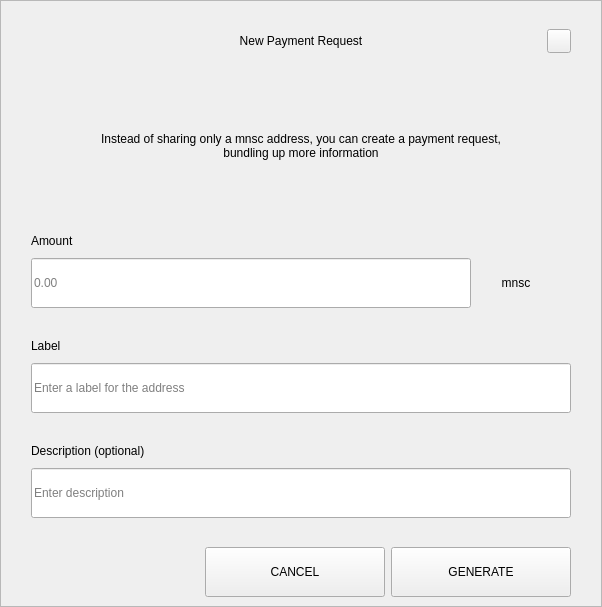
<?xml version="1.0" encoding="UTF-8"?>
<ui version="4.0">
 <class>RequestDialog</class>
 <widget class="QDialog" name="RequestDialog">
  <property name="geometry">
   <rect>
    <x>0</x>
    <y>0</y>
    <width>602</width>
    <height>607</height>
   </rect>
  </property>
  <property name="windowTitle">
   <string>Dialog</string>
  </property>
  <layout class="QVBoxLayout" name="verticalLayout_5">
   <property name="spacing">
    <number>0</number>
   </property>
   <property name="leftMargin">
    <number>0</number>
   </property>
   <property name="topMargin">
    <number>0</number>
   </property>
   <property name="rightMargin">
    <number>0</number>
   </property>
   <property name="bottomMargin">
    <number>0</number>
   </property>
   <item>
    <widget class="QFrame" name="frame">
     <property name="styleSheet">
      <string notr="true"/>
     </property>
     <property name="frameShape">
      <enum>QFrame::StyledPanel</enum>
     </property>
     <property name="frameShadow">
      <enum>QFrame::Raised</enum>
     </property>
     <layout class="QVBoxLayout" name="verticalLayout_4" stretch="1,0,0">
      <property name="spacing">
       <number>0</number>
      </property>
      <property name="leftMargin">
       <number>30</number>
      </property>
      <property name="topMargin">
       <number>20</number>
      </property>
      <property name="rightMargin">
       <number>30</number>
      </property>
      <property name="bottomMargin">
       <number>0</number>
      </property>
      <item>
       <layout class="QHBoxLayout" name="horizontalLayout_3">
        <property name="spacing">
         <number>0</number>
        </property>
        <item>
         <spacer name="horizontalSpacer_21">
          <property name="orientation">
           <enum>Qt::Horizontal</enum>
          </property>
          <property name="sizeHint" stdset="0">
           <size>
            <width>40</width>
            <height>20</height>
           </size>
          </property>
         </spacer>
        </item>
        <item>
         <widget class="QLabel" name="labelTitle">
          <property name="minimumSize">
           <size>
            <width>0</width>
            <height>40</height>
           </size>
          </property>
          <property name="maximumSize">
           <size>
            <width>16777215</width>
            <height>40</height>
           </size>
          </property>
          <property name="styleSheet">
           <string notr="true">padding-left:24px;</string>
          </property>
          <property name="text">
           <string>New Payment Request</string>
          </property>
          <property name="alignment">
           <set>Qt::AlignCenter</set>
          </property>
          <property name="margin">
           <number>7</number>
          </property>
         </widget>
        </item>
        <item>
         <spacer name="horizontalSpacer">
          <property name="orientation">
           <enum>Qt::Horizontal</enum>
          </property>
          <property name="sizeHint" stdset="0">
           <size>
            <width>40</width>
            <height>20</height>
           </size>
          </property>
         </spacer>
        </item>
        <item>
         <widget class="QPushButton" name="btnEsc">
          <property name="minimumSize">
           <size>
            <width>24</width>
            <height>24</height>
           </size>
          </property>
          <property name="maximumSize">
           <size>
            <width>24</width>
            <height>24</height>
           </size>
          </property>
          <property name="focusPolicy">
           <enum>Qt::NoFocus</enum>
          </property>
          <property name="text">
           <string/>
          </property>
         </widget>
        </item>
       </layout>
      </item>
      <item>
       <widget class="QStackedWidget" name="stack">
        <property name="minimumSize">
         <size>
          <width>540</width>
          <height>0</height>
         </size>
        </property>
        <property name="maximumSize">
         <size>
          <width>540</width>
          <height>16777215</height>
         </size>
        </property>
        <property name="currentIndex">
         <number>0</number>
        </property>
        <widget class="QWidget" name="page_1">
         <property name="minimumSize">
          <size>
           <width>540</width>
           <height>0</height>
          </size>
         </property>
         <property name="maximumSize">
          <size>
           <width>540</width>
           <height>16777215</height>
          </size>
         </property>
         <layout class="QVBoxLayout" name="layout1">
          <property name="spacing">
           <number>0</number>
          </property>
          <property name="leftMargin">
           <number>0</number>
          </property>
          <property name="topMargin">
           <number>0</number>
          </property>
          <property name="rightMargin">
           <number>0</number>
          </property>
          <property name="bottomMargin">
           <number>0</number>
          </property>
          <item>
           <spacer name="verticalSpacer_21">
            <property name="orientation">
             <enum>Qt::Vertical</enum>
            </property>
            <property name="sizeType">
             <enum>QSizePolicy::Fixed</enum>
            </property>
            <property name="sizeHint" stdset="0">
             <size>
              <width>20</width>
              <height>30</height>
             </size>
            </property>
           </spacer>
          </item>
          <item alignment="Qt::AlignHCenter">
           <widget class="QLabel" name="labelMessage">
            <property name="minimumSize">
             <size>
              <width>400</width>
              <height>50</height>
             </size>
            </property>
            <property name="text">
             <string>Instead of sharing only a mnsc address, you can create a payment request, bundling up more information</string>
            </property>
            <property name="alignment">
             <set>Qt::AlignCenter</set>
            </property>
            <property name="wordWrap">
             <bool>true</bool>
            </property>
           </widget>
          </item>
          <item alignment="Qt::AlignBottom">
           <widget class="QWidget" name="containerAmount" native="true">
            <layout class="QVBoxLayout" name="verticalLayout">
             <property name="spacing">
              <number>9</number>
             </property>
             <property name="leftMargin">
              <number>0</number>
             </property>
             <property name="topMargin">
              <number>0</number>
             </property>
             <property name="rightMargin">
              <number>0</number>
             </property>
             <property name="bottomMargin">
              <number>0</number>
             </property>
             <item>
              <widget class="QLabel" name="labelSubtitleAmount">
               <property name="minimumSize">
                <size>
                 <width>350</width>
                 <height>16</height>
                </size>
               </property>
               <property name="maximumSize">
                <size>
                 <width>16777215</width>
                 <height>16</height>
                </size>
               </property>
               <property name="text">
                <string>Amount</string>
               </property>
              </widget>
             </item>
             <item alignment="Qt::AlignTop">
              <widget class="QWidget" name="layoutAmount" native="true">
               <layout class="QHBoxLayout" name="horizontalLayout" stretch="2,0">
                <property name="spacing">
                 <number>0</number>
                </property>
                <property name="leftMargin">
                 <number>0</number>
                </property>
                <property name="topMargin">
                 <number>0</number>
                </property>
                <property name="rightMargin">
                 <number>0</number>
                </property>
                <property name="bottomMargin">
                 <number>0</number>
                </property>
                <item>
                 <widget class="QLineEdit" name="lineEditAmount">
                  <property name="minimumSize">
                   <size>
                    <width>0</width>
                    <height>50</height>
                   </size>
                  </property>
                  <property name="maximumSize">
                   <size>
                    <width>16777215</width>
                    <height>50</height>
                   </size>
                  </property>
                  <property name="placeholderText">
                   <string notr="true">0.00</string>
                  </property>
                 </widget>
                </item>
                <item>
                 <widget class="QWidget" name="comboContainer" native="true">
                  <property name="minimumSize">
                   <size>
                    <width>100</width>
                    <height>50</height>
                   </size>
                  </property>
                  <property name="maximumSize">
                   <size>
                    <width>16777215</width>
                    <height>50</height>
                   </size>
                  </property>
                  <layout class="QHBoxLayout" name="horizontalLayout_31">
                   <property name="spacing">
                    <number>0</number>
                   </property>
                   <property name="leftMargin">
                    <number>0</number>
                   </property>
                   <property name="topMargin">
                    <number>0</number>
                   </property>
                   <property name="rightMargin">
                    <number>10</number>
                   </property>
                   <property name="bottomMargin">
                    <number>0</number>
                   </property>
                   <item>
                    <widget class="QLabel" name="comboBoxCoin">
                     <property name="text">
                      <string>mnsc</string>
                     </property>
                     <property name="alignment">
                      <set>Qt::AlignCenter</set>
                     </property>
                    </widget>
                   </item>
                  </layout>
                 </widget>
                </item>
               </layout>
              </widget>
             </item>
            </layout>
           </widget>
          </item>
          <item>
           <spacer name="verticalSpacer_31">
            <property name="orientation">
             <enum>Qt::Vertical</enum>
            </property>
            <property name="sizeType">
             <enum>QSizePolicy::Fixed</enum>
            </property>
            <property name="sizeHint" stdset="0">
             <size>
              <width>20</width>
              <height>30</height>
             </size>
            </property>
           </spacer>
          </item>
          <item>
           <layout class="QVBoxLayout" name="verticalLayoutLabel">
            <property name="spacing">
             <number>9</number>
            </property>
            <item>
             <widget class="QLabel" name="labelSubtitleLabel">
              <property name="minimumSize">
               <size>
                <width>0</width>
                <height>16</height>
               </size>
              </property>
              <property name="maximumSize">
               <size>
                <width>16777215</width>
                <height>16</height>
               </size>
              </property>
              <property name="text">
               <string>Label</string>
              </property>
             </widget>
            </item>
            <item>
             <widget class="QLineEdit" name="lineEditLabel">
              <property name="minimumSize">
               <size>
                <width>0</width>
                <height>50</height>
               </size>
              </property>
              <property name="maximumSize">
               <size>
                <width>16777215</width>
                <height>50</height>
               </size>
              </property>
              <property name="placeholderText">
               <string>Enter a label for the address</string>
              </property>
             </widget>
            </item>
           </layout>
          </item>
          <item>
           <spacer name="verticalSpacer_34">
            <property name="orientation">
             <enum>Qt::Vertical</enum>
            </property>
            <property name="sizeType">
             <enum>QSizePolicy::Fixed</enum>
            </property>
            <property name="sizeHint" stdset="0">
             <size>
              <width>20</width>
              <height>30</height>
             </size>
            </property>
           </spacer>
          </item>
          <item>
           <layout class="QVBoxLayout" name="verticalLayoutDescription">
            <property name="spacing">
             <number>9</number>
            </property>
            <item>
             <widget class="QLabel" name="labelSubtitleDescription">
              <property name="minimumSize">
               <size>
                <width>0</width>
                <height>16</height>
               </size>
              </property>
              <property name="maximumSize">
               <size>
                <width>16777215</width>
                <height>16</height>
               </size>
              </property>
              <property name="text">
               <string>Description (optional)</string>
              </property>
             </widget>
            </item>
            <item>
             <widget class="QLineEdit" name="lineEditDescription">
              <property name="minimumSize">
               <size>
                <width>0</width>
                <height>50</height>
               </size>
              </property>
              <property name="maximumSize">
               <size>
                <width>16777215</width>
                <height>50</height>
               </size>
              </property>
              <property name="placeholderText">
               <string>Enter description</string>
              </property>
             </widget>
            </item>
            <item>
             <spacer name="verticalSpacer_4">
              <property name="orientation">
               <enum>Qt::Vertical</enum>
              </property>
              <property name="sizeType">
               <enum>QSizePolicy::Fixed</enum>
              </property>
              <property name="sizeHint" stdset="0">
               <size>
                <width>20</width>
                <height>20</height>
               </size>
              </property>
             </spacer>
            </item>
           </layout>
          </item>
         </layout>
        </widget>
        <widget class="QWidget" name="page_2">
         <layout class="QVBoxLayout" name="layout2">
          <item>
           <spacer name="verticalSpacer_5">
            <property name="orientation">
             <enum>Qt::Vertical</enum>
            </property>
            <property name="sizeType">
             <enum>QSizePolicy::Fixed</enum>
            </property>
            <property name="sizeHint" stdset="0">
             <size>
              <width>20</width>
              <height>50</height>
             </size>
            </property>
           </spacer>
          </item>
          <item alignment="Qt::AlignHCenter">
           <widget class="QLabel" name="labelQrImg">
            <property name="minimumSize">
             <size>
              <width>260</width>
              <height>260</height>
             </size>
            </property>
            <property name="maximumSize">
             <size>
              <width>260</width>
              <height>260</height>
             </size>
            </property>
            <property name="text">
             <string/>
            </property>
            <property name="alignment">
             <set>Qt::AlignCenter</set>
            </property>
           </widget>
          </item>
          <item>
           <spacer name="verticalSpacer_2">
            <property name="orientation">
             <enum>Qt::Vertical</enum>
            </property>
            <property name="sizeType">
             <enum>QSizePolicy::Fixed</enum>
            </property>
            <property name="sizeHint" stdset="0">
             <size>
              <width>20</width>
              <height>30</height>
             </size>
            </property>
           </spacer>
          </item>
          <item alignment="Qt::AlignHCenter">
           <widget class="QLabel" name="labelAddress">
            <property name="text">
             <string>D7VFR83SQbiezrW72hjcWJtcfip5krte2Z </string>
            </property>
           </widget>
          </item>
          <item>
           <spacer name="verticalSpacer_32">
            <property name="orientation">
             <enum>Qt::Vertical</enum>
            </property>
            <property name="sizeType">
             <enum>QSizePolicy::Expanding</enum>
            </property>
            <property name="sizeHint" stdset="0">
             <size>
              <width>20</width>
              <height>20</height>
             </size>
            </property>
           </spacer>
          </item>
          <item>
           <layout class="QHBoxLayout" name="horizontal">
            <property name="leftMargin">
             <number>20</number>
            </property>
            <property name="rightMargin">
             <number>20</number>
            </property>
            <property name="bottomMargin">
             <number>20</number>
            </property>
            <item>
             <spacer name="horizontalSpacer_4">
              <property name="orientation">
               <enum>Qt::Horizontal</enum>
              </property>
              <property name="sizeHint" stdset="0">
               <size>
                <width>40</width>
                <height>20</height>
               </size>
              </property>
             </spacer>
            </item>
            <item>
             <widget class="QPushButton" name="btnCopyAddress">
              <property name="minimumSize">
               <size>
                <width>180</width>
                <height>50</height>
               </size>
              </property>
              <property name="text">
               <string>COPY ADDRESS</string>
              </property>
             </widget>
            </item>
            <item>
             <widget class="QPushButton" name="btnCopyUrl">
              <property name="minimumSize">
               <size>
                <width>180</width>
                <height>50</height>
               </size>
              </property>
              <property name="text">
               <string>COPY URL</string>
              </property>
             </widget>
            </item>
            <item>
             <spacer name="horizontalSpacer_2">
              <property name="orientation">
               <enum>Qt::Horizontal</enum>
              </property>
              <property name="sizeHint" stdset="0">
               <size>
                <width>40</width>
                <height>20</height>
               </size>
              </property>
             </spacer>
            </item>
           </layout>
          </item>
         </layout>
        </widget>
       </widget>
      </item>
      <item>
       <widget class="QWidget" name="buttonsStack" native="true">
        <layout class="QHBoxLayout" name="horizontalLayout_5">
         <property name="leftMargin">
          <number>20</number>
         </property>
         <property name="rightMargin">
          <number>0</number>
         </property>
         <item>
          <spacer name="horizontalSpacer_41">
           <property name="orientation">
            <enum>Qt::Horizontal</enum>
           </property>
           <property name="sizeHint" stdset="0">
            <size>
             <width>40</width>
             <height>20</height>
            </size>
           </property>
          </spacer>
         </item>
         <item>
          <widget class="QPushButton" name="btnCancel">
           <property name="minimumSize">
            <size>
             <width>180</width>
             <height>50</height>
            </size>
           </property>
           <property name="focusPolicy">
            <enum>Qt::NoFocus</enum>
           </property>
           <property name="text">
            <string>CANCEL</string>
           </property>
          </widget>
         </item>
         <item>
          <widget class="QPushButton" name="btnSave">
           <property name="minimumSize">
            <size>
             <width>180</width>
             <height>50</height>
            </size>
           </property>
           <property name="focusPolicy">
            <enum>Qt::NoFocus</enum>
           </property>
           <property name="text">
            <string>GENERATE</string>
           </property>
          </widget>
         </item>
        </layout>
       </widget>
      </item>
     </layout>
    </widget>
   </item>
  </layout>
 </widget>
 <resources/>
 <connections/>
</ui>
